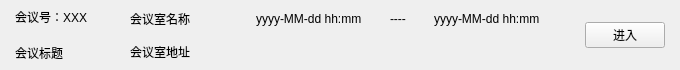
<?xml version="1.0" encoding="UTF-8"?>
<ui version="4.0">
 <class>lwiMeeting</class>
 <widget class="QWidget" name="lwiMeeting">
  <property name="geometry">
   <rect>
    <x>0</x>
    <y>0</y>
    <width>680</width>
    <height>70</height>
   </rect>
  </property>
  <property name="sizePolicy">
   <sizepolicy hsizetype="Preferred" vsizetype="Fixed">
    <horstretch>0</horstretch>
    <verstretch>0</verstretch>
   </sizepolicy>
  </property>
  <property name="windowTitle">
   <string>Form</string>
  </property>
  <layout class="QHBoxLayout" name="horizontalLayout">
   <property name="spacing">
    <number>0</number>
   </property>
   <property name="leftMargin">
    <number>0</number>
   </property>
   <property name="topMargin">
    <number>2</number>
   </property>
   <property name="rightMargin">
    <number>0</number>
   </property>
   <property name="bottomMargin">
    <number>2</number>
   </property>
   <item>
    <widget class="QWidget" name="widLeft" native="true">
     <property name="sizePolicy">
      <sizepolicy hsizetype="Fixed" vsizetype="Preferred">
       <horstretch>0</horstretch>
       <verstretch>0</verstretch>
      </sizepolicy>
     </property>
     <layout class="QGridLayout" name="gridLayout_2">
      <property name="leftMargin">
       <number>5</number>
      </property>
      <property name="topMargin">
       <number>0</number>
      </property>
      <property name="rightMargin">
       <number>5</number>
      </property>
      <property name="bottomMargin">
       <number>0</number>
      </property>
      <item row="0" column="1">
       <widget class="QLabel" name="labMeetID">
        <property name="text">
         <string>会议号：XXX</string>
        </property>
       </widget>
      </item>
      <item row="0" column="2">
       <spacer name="horizontalSpacer_5">
        <property name="orientation">
         <enum>Qt::Horizontal</enum>
        </property>
        <property name="sizeType">
         <enum>QSizePolicy::Fixed</enum>
        </property>
        <property name="sizeHint" stdset="0">
         <size>
          <width>5</width>
          <height>20</height>
         </size>
        </property>
       </spacer>
      </item>
      <item row="1" column="1">
       <widget class="QLabel" name="labMeetTitle">
        <property name="text">
         <string>会议标题</string>
        </property>
       </widget>
      </item>
      <item row="0" column="0">
       <spacer name="horizontalSpacer_6">
        <property name="orientation">
         <enum>Qt::Horizontal</enum>
        </property>
        <property name="sizeType">
         <enum>QSizePolicy::Fixed</enum>
        </property>
        <property name="sizeHint" stdset="0">
         <size>
          <width>10</width>
          <height>20</height>
         </size>
        </property>
       </spacer>
      </item>
     </layout>
    </widget>
   </item>
   <item>
    <widget class="QWidget" name="widMid" native="true">
     <layout class="QGridLayout" name="gridLayout">
      <property name="leftMargin">
       <number>0</number>
      </property>
      <property name="topMargin">
       <number>0</number>
      </property>
      <property name="rightMargin">
       <number>0</number>
      </property>
      <property name="bottomMargin">
       <number>0</number>
      </property>
      <property name="spacing">
       <number>0</number>
      </property>
      <item row="1" column="4">
       <widget class="QLabel" name="labTimeMid">
        <property name="sizePolicy">
         <sizepolicy hsizetype="Fixed" vsizetype="Preferred">
          <horstretch>0</horstretch>
          <verstretch>0</verstretch>
         </sizepolicy>
        </property>
        <property name="text">
         <string>----</string>
        </property>
       </widget>
      </item>
      <item row="1" column="3">
       <widget class="QLabel" name="labStartTime">
        <property name="sizePolicy">
         <sizepolicy hsizetype="Fixed" vsizetype="Preferred">
          <horstretch>0</horstretch>
          <verstretch>0</verstretch>
         </sizepolicy>
        </property>
        <property name="text">
         <string>yyyy-MM-dd hh:mm</string>
        </property>
       </widget>
      </item>
      <item row="1" column="5">
       <widget class="QLabel" name="labEndTime">
        <property name="sizePolicy">
         <sizepolicy hsizetype="Fixed" vsizetype="Preferred">
          <horstretch>0</horstretch>
          <verstretch>0</verstretch>
         </sizepolicy>
        </property>
        <property name="text">
         <string>yyyy-MM-dd hh:mm</string>
        </property>
       </widget>
      </item>
      <item row="1" column="1">
       <widget class="QLabel" name="labMRName">
        <property name="sizePolicy">
         <sizepolicy hsizetype="Fixed" vsizetype="Preferred">
          <horstretch>0</horstretch>
          <verstretch>0</verstretch>
         </sizepolicy>
        </property>
        <property name="text">
         <string>会议室名称</string>
        </property>
       </widget>
      </item>
      <item row="1" column="2">
       <spacer name="horizontalSpacer_3">
        <property name="orientation">
         <enum>Qt::Horizontal</enum>
        </property>
        <property name="sizeType">
         <enum>QSizePolicy::Fixed</enum>
        </property>
        <property name="sizeHint" stdset="0">
         <size>
          <width>10</width>
          <height>20</height>
         </size>
        </property>
       </spacer>
      </item>
      <item row="2" column="1" colspan="5">
       <widget class="QLabel" name="labMRAddr">
        <property name="text">
         <string>会议室地址</string>
        </property>
       </widget>
      </item>
      <item row="1" column="0">
       <spacer name="horizontalSpacer_4">
        <property name="orientation">
         <enum>Qt::Horizontal</enum>
        </property>
        <property name="sizeType">
         <enum>QSizePolicy::Fixed</enum>
        </property>
        <property name="sizeHint" stdset="0">
         <size>
          <width>5</width>
          <height>20</height>
         </size>
        </property>
       </spacer>
      </item>
     </layout>
    </widget>
   </item>
   <item>
    <widget class="QWidget" name="widRight" native="true">
     <property name="sizePolicy">
      <sizepolicy hsizetype="Fixed" vsizetype="Preferred">
       <horstretch>0</horstretch>
       <verstretch>0</verstretch>
      </sizepolicy>
     </property>
     <layout class="QHBoxLayout" name="horizontalLayout_2">
      <property name="spacing">
       <number>0</number>
      </property>
      <property name="leftMargin">
       <number>0</number>
      </property>
      <property name="topMargin">
       <number>0</number>
      </property>
      <property name="rightMargin">
       <number>0</number>
      </property>
      <property name="bottomMargin">
       <number>0</number>
      </property>
      <item>
       <spacer name="horizontalSpacer">
        <property name="orientation">
         <enum>Qt::Horizontal</enum>
        </property>
        <property name="sizeType">
         <enum>QSizePolicy::Fixed</enum>
        </property>
        <property name="sizeHint" stdset="0">
         <size>
          <width>15</width>
          <height>20</height>
         </size>
        </property>
       </spacer>
      </item>
      <item>
       <widget class="QPushButton" name="btnAtt">
        <property name="text">
         <string>进入</string>
        </property>
       </widget>
      </item>
      <item>
       <spacer name="horizontalSpacer_2">
        <property name="orientation">
         <enum>Qt::Horizontal</enum>
        </property>
        <property name="sizeType">
         <enum>QSizePolicy::Fixed</enum>
        </property>
        <property name="sizeHint" stdset="0">
         <size>
          <width>15</width>
          <height>20</height>
         </size>
        </property>
       </spacer>
      </item>
     </layout>
    </widget>
   </item>
  </layout>
 </widget>
 <resources/>
 <connections/>
</ui>
